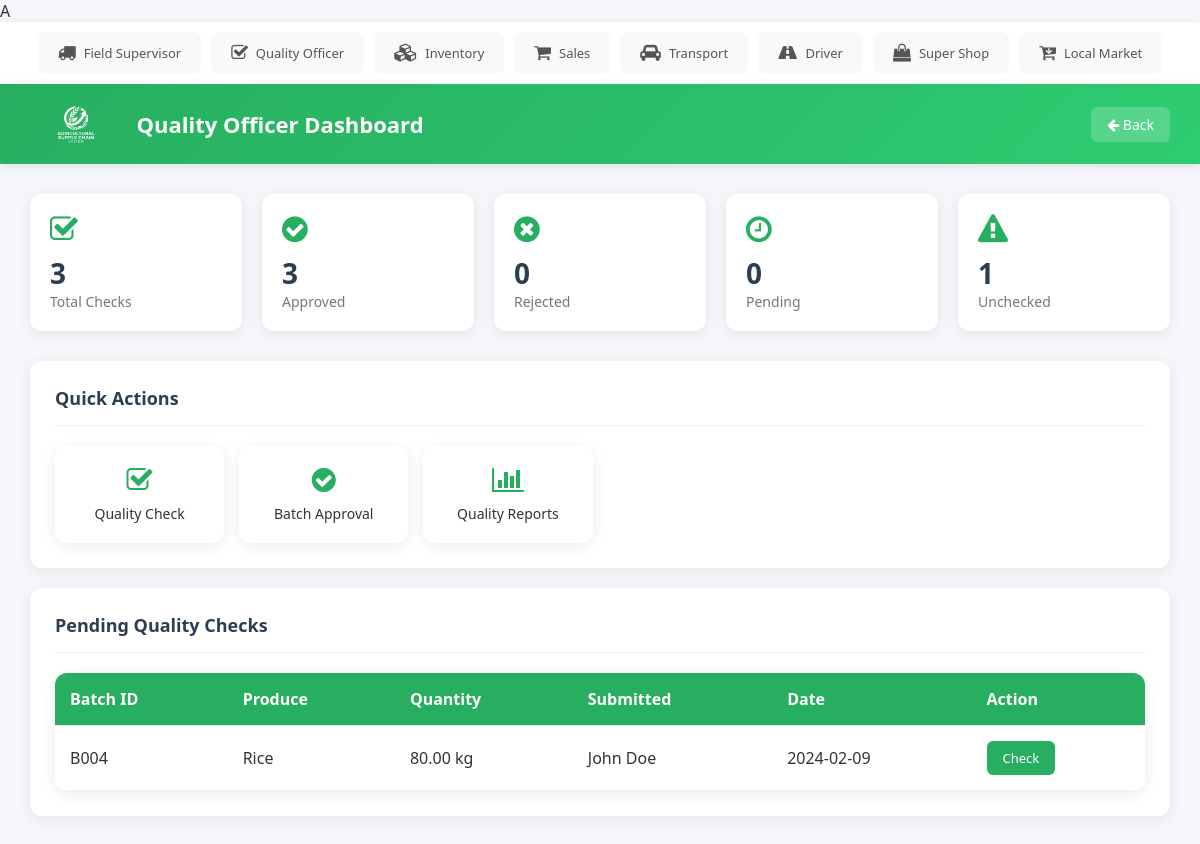
Screenshot of /quality_officer/dashboard.php with the database file from the repository.
### tables this page shows
CREATE TABLE `Batches` (
  `batch_id` int(11) NOT NULL,
  `batch_number` varchar(50) NOT NULL,
  `product_id` int(11) DEFAULT NULL,
  `farmer_id` int(11) DEFAULT NULL,
  `supervisor_id` int(11) DEFAULT NULL,
  `quantity` decimal(10,2) DEFAULT NULL,
  `unit` varchar(20) DEFAULT NULL,
  `purchase_date` timestamp NOT NULL DEFAULT current_timestamp()
);

CREATE TABLE `Products` (
  `product_id` int(11) NOT NULL,
  `product_name` varchar(100) NOT NULL,
  `category` varchar(50) DEFAULT NULL
);

CREATE TABLE `Farmers` (
  `farmer_id` int(11) NOT NULL,
  `name` varchar(100) NOT NULL,
  `location` varchar(255) DEFAULT NULL,
  `contact_info` varchar(50) DEFAULT NULL
);

### quality_officer/dashboard.php (the view, shortened to what this page needs)
<?php
include "../db.php";
$totalResult = $conn->query("SELECT COUNT(*) AS total FROM Quality_Checks");
$total = $totalResult ? intval($totalResult->fetch_assoc()['total']) : 0;
$approvedResult = $conn->query("SELECT COUNT(*) AS approved FROM Quality_Checks WHERE quality_tag = 'approved'");
$approved = $approvedResult ? intval($approvedResult->fetch_assoc()['approved']) : 0;
$rejectedResult = $conn->query("SELECT COUNT(*) AS rejected FROM Quality_Checks WHERE quality_tag = 'rejected'");
$rejected = $rejectedResult ? intval($rejectedResult->fetch_assoc()['rejected']) : 0;
$pendingResult = $conn->query("SELECT COUNT(*) AS pending FROM Quality_Checks WHERE quality_tag = 'pending'");
$pending = $pendingResult ? intval($pendingResult->fetch_assoc()['pending']) : 0;
$uncheckedResult = $conn->query("SELECT COUNT(*) AS unchecked FROM Batches b LEFT JOIN Quality_Checks q ON b.batch_id = q.batch_id WHERE q.check_id IS NULL");
$unchecked = $uncheckedResult ? intval($uncheckedResult->fetch_assoc()['unchecked']) : 0;
$pendingBatchesSql = "SELECT b.batch_id, b.batch_number, p.product_name, f.name AS farmer_name, b.quantity, b.unit, DATE_FORMAT(b.purchase_date, '%Y-%m-%d') AS purchase_date FROM Batches b LEFT JOIN Quality_Checks q ON b.batch_id = q.batch_id JOIN Farmers f ON b.farmer_id = f.farmer_id JOIN Products p ON b.product_id = p.product_id WHERE q.check_id IS NULL ORDER BY b.purchase_date DESC";
$pendingBatchesResult = $conn->query($pendingBatchesSql);
?>
<!DOCTYPE html>
<html lang="en">
  <head>
    <link rel="stylesheet" href="../style.css" />
    <link
      rel="stylesheet"
      href="https://cdnjs.cloudflare.com/ajax/libs/font-awesome/4.7.0/css/font-awesome.min.css"
    />
  </head>
  <body>
    <main>
      <div class="stats-grid">
        <div class="stat-card">
          <i class="fa fa-check-square-o"></i>
          <div class="value"><?php echo $total; ?></div>
          <div class="label">Total Checks</div>
        </div>
        <div class="stat-card">
          <i class="fa fa-check-circle"></i>
          <div class="value"><?php echo $approved; ?></div>
          <div class="label">Approved</div>
        </div>
        <div class="stat-card">
          <i class="fa fa-times-circle"></i>
          <div class="value"><?php echo $rejected; ?></div>
          <div class="label">Rejected</div>
        </div>
        <div class="stat-card">
          <i class="fa fa-clock-o"></i>
          <div class="value"><?php echo $pending; ?></div>
          <div class="label">Pending</div>
        </div>
        <div class="stat-card">
          <i class="fa fa-exclamation-triangle"></i>
          <div class="value"><?php echo $unchecked; ?></div>
          <div class="label">Unchecked</div>
        </div>
      </div>
      <div class="card">
        <div class="card-header">
          <span class="card-title">Quick Actions</span>
        </div>
        <div class="quick-actions">
          <a href="quality_check.php" class="action-btn">
            <i class="fa fa-check-square-o"></i>
            <span>Quality Check</span>
          </a>
          <a href="batch_approval.php" class="action-btn">
            <i class="fa fa-check-circle"></i>
            <span>Batch Approval</span>
          </a>
          <a href="quality_reports.php" class="action-btn">
            <i class="fa fa-bar-chart"></i>
            <span>Quality Reports</span>
          </a>
        </div>
      </div>
      <div class="card">
        <div class="card-header">
          <span class="card-title">Pending Quality Checks</span>
        </div>
        <table>
          <tr>
            <th>Batch ID</th>
            <th>Produce</th>
            <th>Quantity</th>
            <th>Submitted</th>
            <th>Date</th>
            <th>Action</th>
          </tr>
          <?php if ($pendingBatchesResult && $pendingBatchesResult->num_rows > 0): ?>
            <?php while ($row = $pendingBatchesResult->fetch_assoc()): ?>
              <tr>
                <td><?php echo htmlspecialchars($row['batch_number']); ?></td>
                <td><?php echo htmlspecialchars($row['product_name']); ?></td>
                <td><?php echo htmlspecialchars($row['quantity'] . ' ' . $row['unit']); ?></td>
                <td><?php echo htmlspecialchars($row['farmer_name'] ?? 'Unknown'); ?></td>
                <td><?php echo htmlspecialchars($row['purchase_date']); ?></td>
                <td>
                  <a href="quality_check.php" class="btn btn-primary">Check</a>
                </td>
              </tr>
            <?php endwhile; ?>
          <?php else: ?>
            <tr>
              <td colspan="6">No pending batches available.</td>
            </tr>
          <?php endif; ?>
        </table>
      </div>
    </main>
  </body>
</html>

### style.css (style rules this page uses)
* { box-sizing: border-box; }
body { margin: 0; font-family: 'Segoe UI', Tahoma, Geneva, Verdana, sans-serif; background: #f5f7fa; color: #333; }
.topbar { background: white; padding: 10px 20px; display: flex; justify-content: center; box-shadow: 0 2px 10px rgba(0,0,0,0.08); overflow-x: auto; }
.topbar-users { display: flex; gap: 10px; flex-wrap: nowrap; }
.topbar-user { display: flex; align-items: center; gap: 8px; padding: 10px 18px; background: #f8f9fa; border-radius: 8px; text-decoration: none; color: #555; font-size: 13px; font-weight: 500; white-space: nowrap; transition: all 0.3s; border: 2px solid transparent; }
.topbar-user i { font-size: 18px; }
header { background: linear-gradient(135deg, #27ae60, #2ecc71); color: white; padding: 15px 30px; display: flex; align-items: center; justify-content: space-between; box-shadow: 0 2px 10px rgba(0,0,0,0.1); }
header .header-left { display: flex; align-items: center; gap: 15px; }
header .logo { height: 50px; border-radius: 8px; }
header .title { font-size: 22px; font-weight: 600; }
header .back-btn { background: rgba(255,255,255,0.2); color: white; padding: 8px 16px; border-radius: 6px; text-decoration: none; font-size: 14px; transition: background 0.3s; }
main { padding: 30px; }
.card { background: white; border-radius: 12px; padding: 25px; box-shadow: 0 3px 15px rgba(0,0,0,0.08); margin-bottom: 20px; }
.card-header { display: flex; justify-content: space-between; align-items: center; margin-bottom: 20px; padding-bottom: 15px; border-bottom: 1px solid #eee; }
.card-title { font-size: 18px; font-weight: 600; color: #2c3e50; }
table { width: 100%; border-collapse: collapse; background: white; border-radius: 12px; overflow: hidden; box-shadow: 0 3px 15px rgba(0,0,0,0.08); }
th, td { padding: 15px; text-align: left; border-bottom: 1px solid #eee; }
th { background: #27ae60; color: white; font-weight: 600; }
.stats-grid { display: grid; grid-template-columns: repeat(auto-fill, minmax(200px, 1fr)); gap: 20px; margin-bottom: 30px; }
.stat-card { background: white; padding: 20px; border-radius: 12px; box-shadow: 0 3px 15px rgba(0,0,0,0.08); }
.stat-card i { font-size: 30px; color: #27ae60; margin-bottom: 10px; }
.stat-card .value { font-size: 28px; font-weight: 700; color: #2c3e50; }
.stat-card .label { font-size: 14px; color: #777; }
.btn { padding: 8px 16px; border: none; border-radius: 6px; font-size: 13px; font-weight: 500; cursor: pointer; transition: all 0.3s; text-decoration: none; display: inline-block; }
.btn-primary { background: #27ae60; color: white; }
.quick-actions { display: grid; grid-template-columns: repeat(auto-fill, minmax(150px, 1fr)); gap: 15px; }
.action-btn { background: white; padding: 20px; border-radius: 12px; text-align: center; text-decoration: none; color: #333; box-shadow: 0 3px 15px rgba(0,0,0,0.08); transition: all 0.3s; }
.action-btn i { font-size: 28px; color: #27ae60; margin-bottom: 10px; display: block; }
.action-btn span { font-size: 14px; font-weight: 500; }

### rows the page displays
batches: batch_number "B004", product.product_name "Rice", quantity+unit "80.00 kg", farmer.name "John Doe", purchase_date "2024-02-09"

### other values shown
$total "3"
$approved "3"
$rejected "0"
$pending "0"
$unchecked "1"
